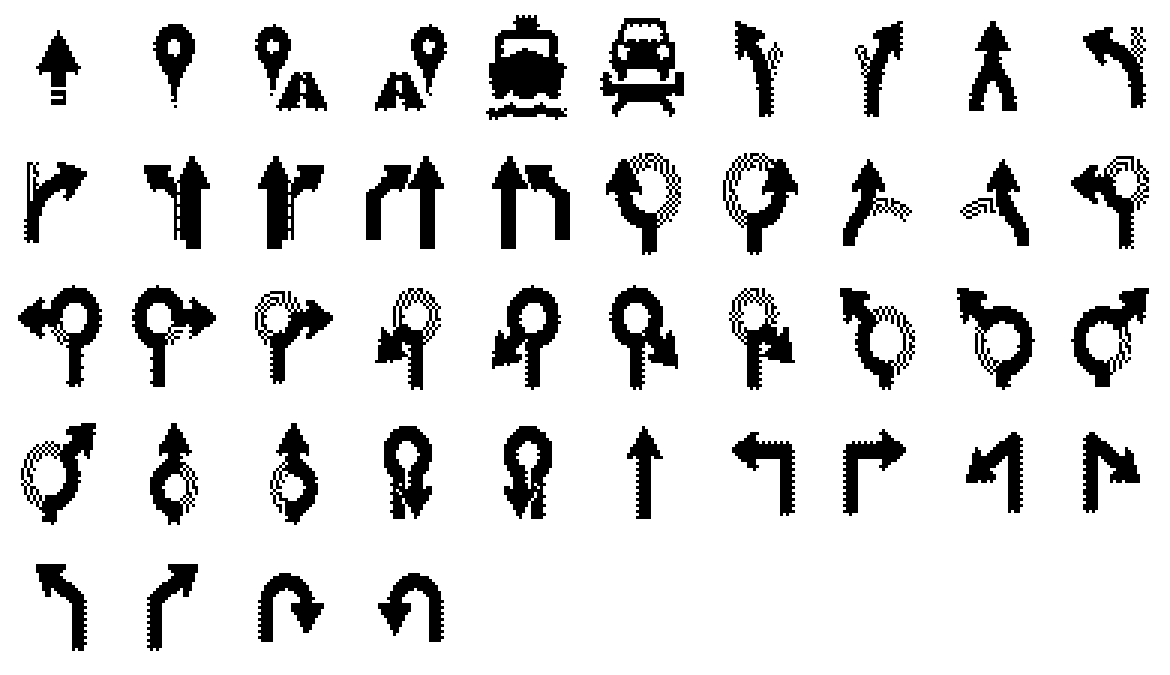
#> input picture dis_client/googleicons/icons_preview.png, 1170 x 675 px
$ python -i process_icons.py   (imports and definitions only)
#> lines starting #> are read from the running program, lines starting #| are printed output that depends on the picture; after the words box and inside, x2 and y2 are one past the last pixel; in counts of white or black regions, pixels touching at a corner belong together
#!/usr/bin/env python3
import os
import sys
import math
from PIL import Image

TARGET_W = 31
TARGET_H = 37
INPUT_DIR = os.path.join(os.path.dirname(__file__), 'pngs')
PROCESSED_DIR = os.path.join(os.path.dirname(__file__), 'processed')
OUTPUT_FILE = os.path.join(os.path.dirname(os.path.dirname(__file__)), 'new_icons_data.py')
GRID_FILE = os.path.join(os.path.dirname(__file__), 'icons_preview.png')

def process_image(path):
#> called with path = 'icons_preview.png'
    img = Image.open(path).convert('RGBA')

    # Composite the icon onto a white background.
    # This correctly handles anti-aliased/semi-transparent edge pixels
    # by blending them toward white, producing consistent gray values
    # rather than hard transparent/opaque steps.
    white_bg = Image.new('RGBA', img.size, (255, 255, 255, 255))
#> white_bg: PIL image 1170x675 RGBA; every value is 255
    white_bg.paste(img, mask=img.split()[3])  # use alpha as mask
    img_gray = white_bg.convert('L')
#> img_gray: PIL image 1170x675 L; 86.5% white; 53 black regions (3 under 20 px), largest, box (x1, y1, x2, y2) and area: (489, 15, 567, 99) 4086, (492, 285, 561, 390) 3195, (609, 285, 678, 390) 3195

    # Resize with LANCZOS for best downscale quality
    img_gray = img_gray.resize((TARGET_W, TARGET_H), Image.Resampling.LANCZOS)
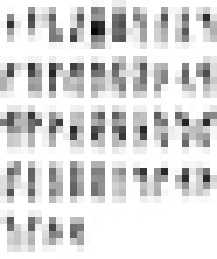
#> img_gray: PIL image 31x37 L (shown 7 times larger); min 7, max 255, mean 217.5

    # Apply Floyd-Steinberg dithering for the 1-bit conversion.
    # This produces consistent, symmetric results on symmetric shapes
    # unlike the old (x+y)%2 checkerboard which was position-dependent.
    img_1bit = img_gray.convert('1', dither=Image.Dither.FLOYDSTEINBERG)
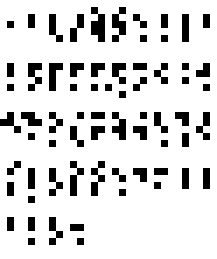
#> img_1bit: PIL image 31x37 1 (shown 7 times larger); 85.3% white; black in thin lines or dots, all inside (x1, y1, x2, y2) = (0, 1, 30, 35)

    # Pack bits into bytes (row by row, MSB first)
    bit_data = []
    pixels = img_1bit.load()
    for y in range(TARGET_H):
        row_bits = []
        for x in range(TARGET_W):
            # In '1' mode: 0 = black (ink/ON), 255 = white (background/OFF)
            is_on = 1 if pixels[x, y] == 0 else 0
            row_bits.append(is_on)

        # Pack 31 bits -> 4 bytes per row
        for i in range(0, len(row_bits), 8):
            byte_val = 0
            chunk = row_bits[i:i + 8]
            for bit_idx, bit in enumerate(chunk):
                if bit:
                    byte_val |= (1 << (7 - bit_idx))
            bit_data.append(byte_val)
#> after the loop, bit_data = 148 values, max 217 at index 38, min 0 at index 0, mean 31.87

    # Save processed preview image (black on transparent)
    processed_img = Image.new('RGBA', (TARGET_W, TARGET_H), (0, 0, 0, 0))
#> processed_img: PIL image 31x37 RGBA; every value is 0
    proc_pixels = processed_img.load()
    src_pixels = img_1bit.load()
    for y in range(TARGET_H):
        for x in range(TARGET_W):
            if src_pixels[x, y] == 0:  # black pixel = ink
                proc_pixels[x, y] = (0, 0, 0, 255)

    if not os.path.exists(PROCESSED_DIR):
        os.makedirs(PROCESSED_DIR)
    processed_img.save(os.path.join(PROCESSED_DIR, os.path.basename(path)))

    return bit_data, img_1bit


# [98 lines left out: functions generate_preview_grid, main, not called in this run]


# [2 lines not run here, left out]

>>> result = process_image('icons_preview.png')
